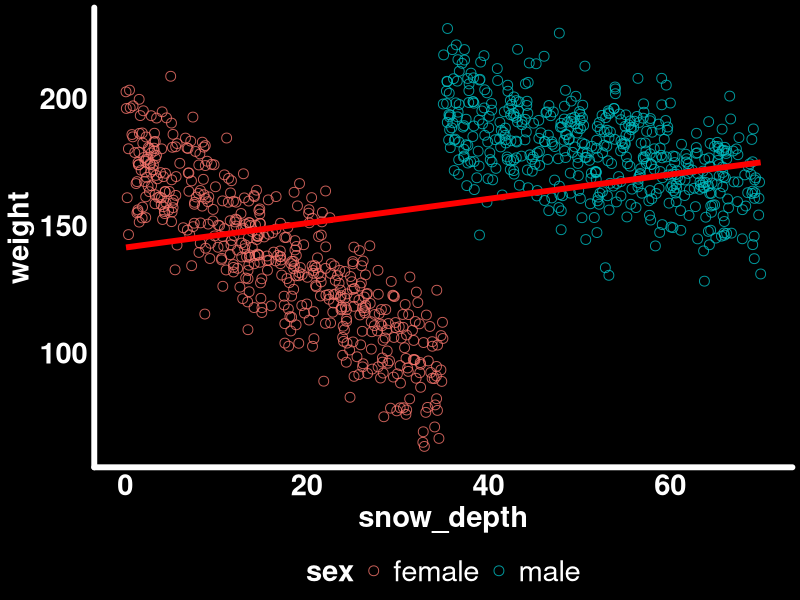
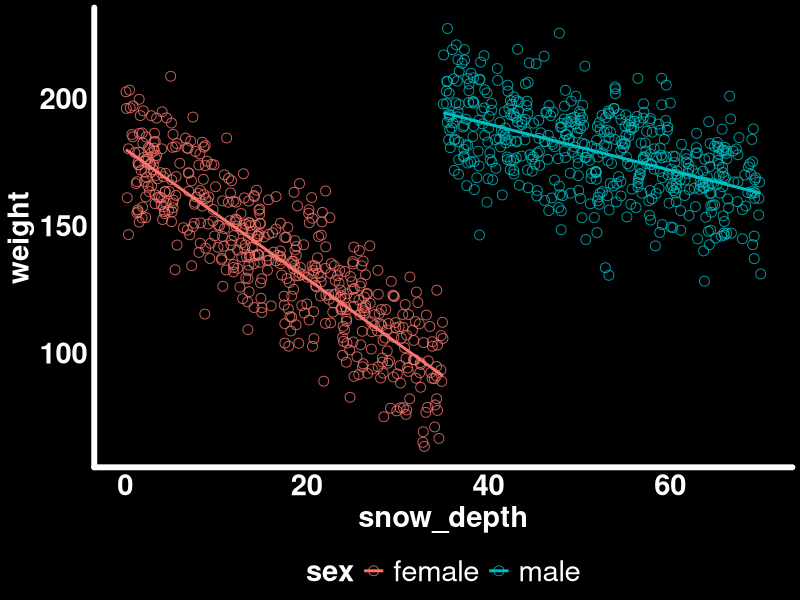
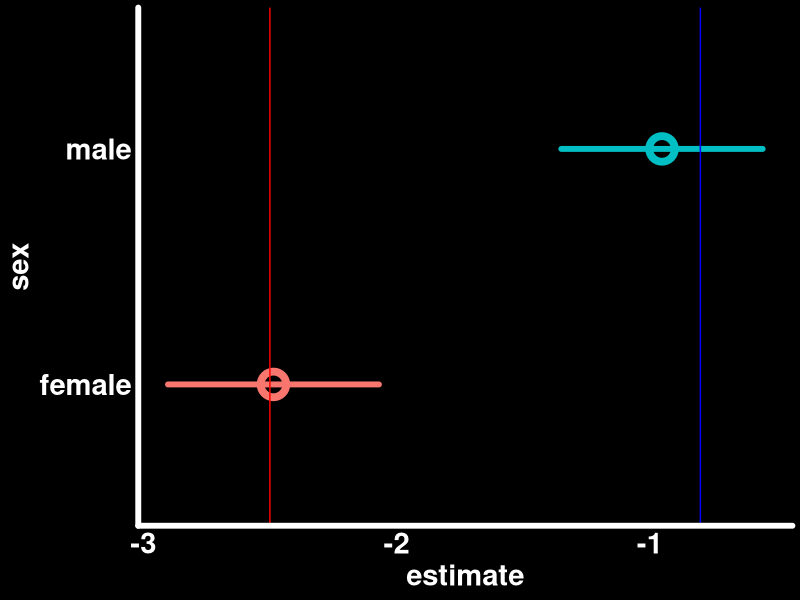
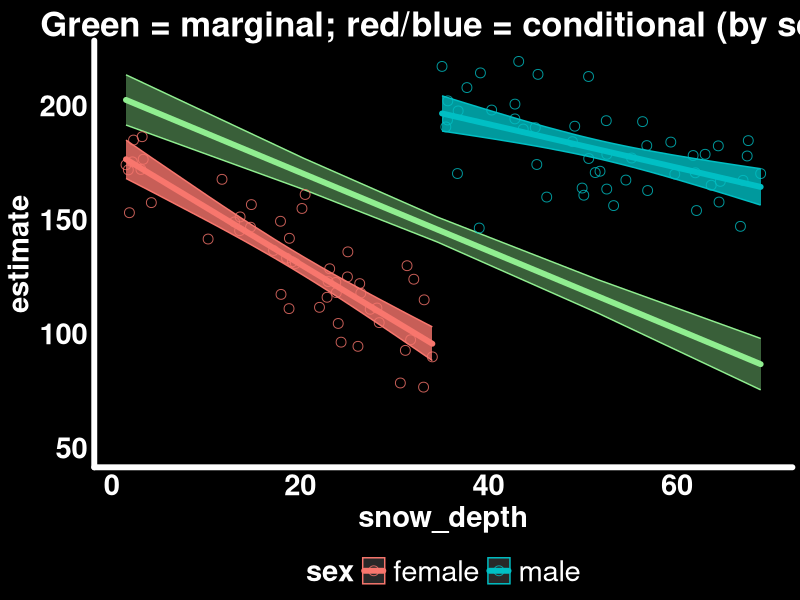
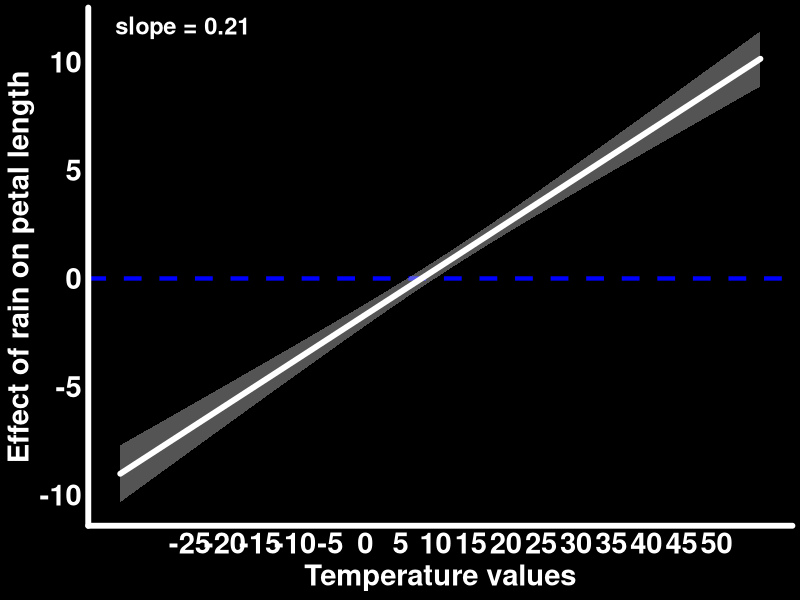
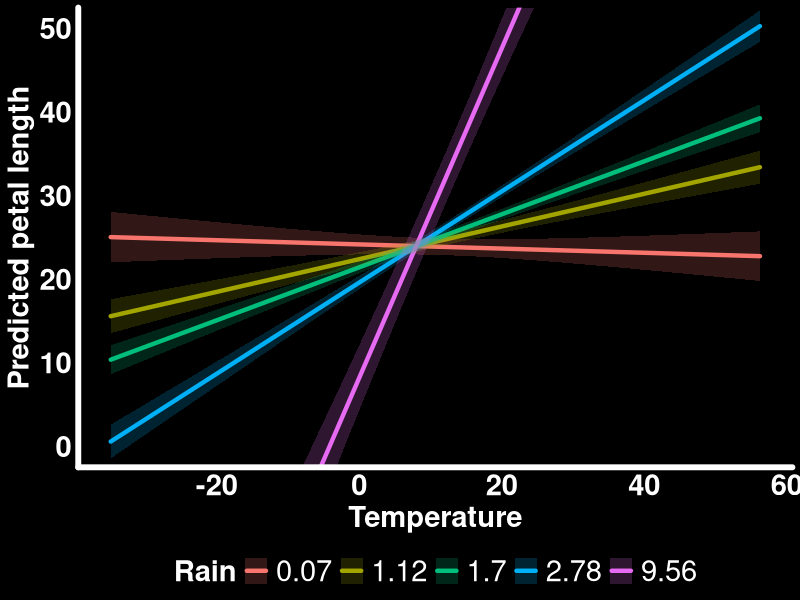
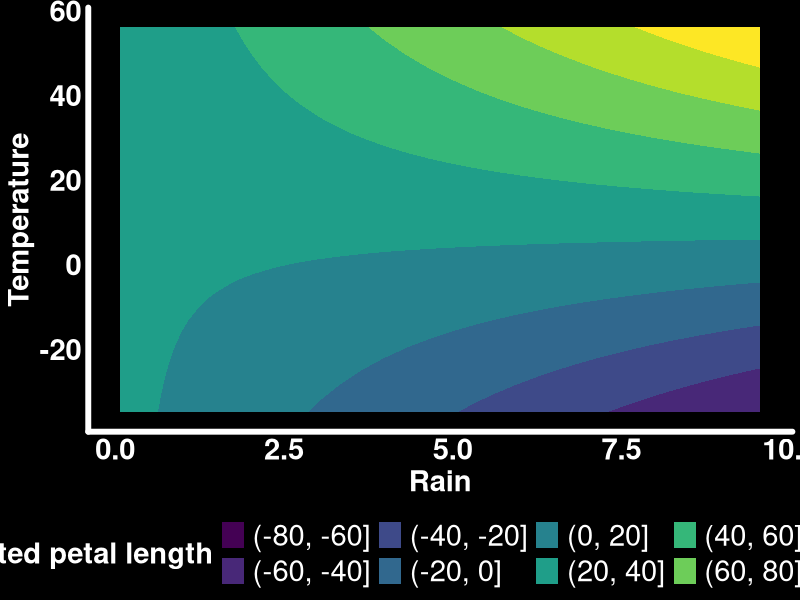
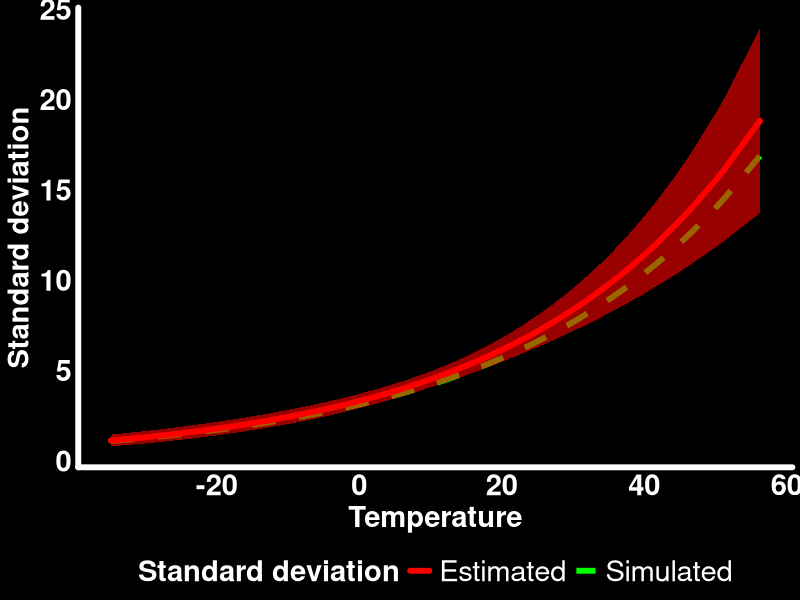

These charts were generated, in order, by the following R code:
## ---- chunk 1
#| output: false
library(tidyverse)       # Data manipulation and plotting
library(glmmTMB)         # Generalized linear (mixed) models
library(marginaleffects) # Compute marginal/conditional effects
library(patchwork)       # Combine multiple plots
library(GGally)          # Pairwise plots

# Set ggplot2 theme
black_theme <- theme(
  axis.line = element_line(linewidth = 2, lineend = "round", color = "white"),
  panel.grid = element_blank(),
  panel.background = element_rect(fill = "black", color = NA),
  axis.ticks = element_blank(),
  axis.text = element_text(size = 21, face = "bold", color = "white"),
  axis.title = element_text(size = 21, face = "bold", color = "white"),
  plot.title = element_text(size = 25, face = "bold", color = "white"),
  plot.background = element_rect(fill = "black", color = NA),
  legend.background = element_rect(fill = "black", color = NA),
  legend.text = element_text(size = 21, color = "white"),
  legend.title = element_text(size = 21, face = "bold", color = "white"),
  legend.position = "bottom"
)

theme_set(black_theme)

# Set global default for geom_point shape
update_geom_defaults("point", list(shape = 1, size = 3, alpha = 0.8))

# silence marginaleffects warnings about glmmTMB
options(marginaleffects_safe = FALSE)

set.seed(4127)
## ---- chunk 2
n_individuals_population <- 1000
sexes <- c("male", "female")
male_intercept <- 220; female_intercept <- 180
sd_weight <- 15
male_loss <- -0.8; female_loss <- -2.5

bighorn_population <- tibble(
  sex = rep(sexes, n_individuals_population / length(sexes)),
  snow_depth = runif(n_individuals_population,
    min = ifelse(sex == "male", 35, 0),
    max = ifelse(sex == "male", 70, 35)
  ),
  weight = rnorm(n_individuals_population,
    mean = ifelse(sex == "male",
      male_intercept + male_loss * snow_depth,
      female_intercept + female_loss * snow_depth),
    sd = sd_weight
  )
)
## ---- chunk 3
#| code-fold: true
#| fig-cap: "Ignoring sex hides the true within-sex trends."
ggplot(bighorn_population, aes(x = snow_depth, y = weight)) +
  geom_point(aes(color = sex)) +
  geom_smooth(method = "lm", se = FALSE, color = "red", linewidth = 2)
## ---- chunk 4
#| code-fold: true
#| fig-cap: "Within-sex trends are negative, as expected."
ggplot(bighorn_population, aes(x = snow_depth, y = weight, color = sex)) +
  geom_point() +
  geom_smooth(method = "lm", se = FALSE)
## ---- chunk 5
n_individuals <- 100
bighorn_mass_1 <- bighorn_population |>
  group_by(sex) |>
  slice_sample(n = n_individuals / 2, replace = FALSE) |>
  ungroup()

mod_mass_1 <- glmmTMB(weight ~ sex * snow_depth,
                       data = bighorn_mass_1, family = gaussian())
## ---- chunk 6
summary(mod_mass_1)$coefficients$cond
## ---- chunk 7
predictions(mod_mass_1, by = "sex")
## ---- chunk 8
predictions(mod_mass_1, by = "sex") |>
  hypotheses(hypothesis = "b1 - b2 = 0")
## ---- chunk 9
#| code-fold: true
#| fig-cap: "Slopes of snow depth by sex, with true simulated values as vertical lines."
slopes(mod_mass_1, variables = "snow_depth", by = "sex", vcov = TRUE) |>
  ggplot(aes(x = estimate, xmax = conf.high, xmin = conf.low, y = sex, color = sex)) +
  geom_pointrange(size = 1.5, lineend = "round", linewidth = 2, pch = 21, stroke = 4) +
  geom_vline(xintercept = female_loss, color = "red") +
  geom_vline(xintercept = male_loss, color = "blue") +
  theme(legend.position = "none")
## ---- chunk 10
slopes(mod_mass_1, variables = "snow_depth", by = "sex", vcov = TRUE) |>
  hypotheses(hypothesis = "b1 - b2 = 0")
## ---- chunk 11
avg_slopes(mod_mass_1, variables = "snow_depth", vcov = TRUE)
## ---- chunk 12
mean(c(male_loss, female_loss))  # true simulated average
## ---- chunk 13
#| code-fold: true
avg_pred_mass_1 <- avg_predictions(mod_mass_1, variables = "snow_depth")
pred_sex_mass_1 <- predictions(mod_mass_1, newdata = bighorn_mass_1)

ggplot() +
  geom_ribbon(data = avg_pred_mass_1,
              aes(x = snow_depth, ymin = conf.low, ymax = conf.high),
              color = "lightgreen", fill = "lightgreen", alpha = 0.4) +
  geom_line(data = avg_pred_mass_1, aes(x = snow_depth, y = estimate),
            color = "lightgreen", lineend = "round", linewidth = 2) +
  geom_ribbon(data = pred_sex_mass_1,
              aes(x = snow_depth, ymin = conf.low, ymax = conf.high, color = sex, fill = sex),
              alpha = 0.8) +
  geom_line(data = pred_sex_mass_1, aes(x = snow_depth, y = estimate, color = sex),
            lineend = "round", linewidth = 2) +
  geom_point(data = bighorn_mass_1, aes(y = weight, x = snow_depth, color = sex)) +
  guides(alpha = "none", fill = "none") +
  labs(title = "Green = marginal; red/blue = conditional (by sex)") +
  coord_cartesian(ylim = c(50, 220))
## ---- chunk 14
bighorn_mass_2 <- bind_rows(
  bighorn_population |> filter(sex == "male") |> slice_sample(n = 80),
  bighorn_population |> filter(sex == "female") |> slice_sample(n = 20)
)
mod_mass_2 <- glmmTMB(weight ~ sex * snow_depth, data = bighorn_mass_2, family = gaussian())
avg_slopes(mod_mass_2, variables = "snow_depth", vcov = TRUE)
## ---- chunk 15
newdata_balanced <- bighorn_mass_2 |>
  group_by(sex) |>
  reframe(snow_depth = seq(min(snow_depth), max(snow_depth), length.out = 50)) |>
  ungroup()

avg_predictions(mod_mass_2, variables = "snow_depth", newdata = newdata_balanced) |>
  as_tibble() |> select(estimate, conf.low, conf.high) |> head(3)
## ---- chunk 16
n_flowers <- 200
temperature <- rnorm(n_flowers, mean = 10, sd = 15)
rain <- rgamma(n_flowers, shape = 2)
avg_petal_length <- 25.6; sd_petal_length <- 4.5
temperature_effect <- 0.4; rain_effect <- 0.9; interaction_effect <- 0.2

flower_measurements_1 <- tibble(
  temp_centered = temperature - mean(temperature),
  rain_centered = rain - mean(rain),
  petal_length = rnorm(n_flowers,
    mean = avg_petal_length +
      temperature_effect * temp_centered +
      rain_effect * rain_centered +
      interaction_effect * temp_centered * rain_centered,
    sd = sd_petal_length)
)
## ---- chunk 17
mod_flower_1 <- glmmTMB(petal_length ~ temp_centered * rain_centered,
                         data = flower_measurements_1)
summary(mod_flower_1)$coefficients$cond
## ---- chunk 18
# Effect of temperature when rain_centered = 0 (i.e., average rain)
slopes(mod_flower_1, newdata = datagrid(rain_centered = 0),
       variables = "temp_centered")
## ---- chunk 19
#| code-fold: true
#| fig-cap: "Effect of rain on petal length, across observed temperatures."
slopes_by_temp <- slopes(mod_flower_1,
  newdata = datagrid(temp_centered = seq(min(flower_measurements_1$temp_centered),
                                          max(flower_measurements_1$temp_centered), length.out = 30)),
  variables = "rain_centered", by = "temp_centered")

trend_slope_temp <- coef(lm(estimate ~ temp_centered, data = slopes_by_temp))[["temp_centered"]]

slopes_by_temp |>
  ggplot() +
  geom_hline(yintercept = 0, color = "blue", linewidth = 1.5, linetype = 2) +
  geom_ribbon(aes(x = temp_centered + mean(temperature), ymin = conf.low, ymax = conf.high),
    alpha = 0.4, fill = "lightgrey") +
  geom_line(aes(x = temp_centered + mean(temperature), y = estimate),
    lineend = "round", linewidth = 2, color = "white") +
  annotate("text", x = -Inf, y = Inf, hjust = -0.2, vjust = 1.5,
    label = paste0("slope = ", round(trend_slope_temp, 3)),
    color = "white", size = 6, fontface = "bold") +
  scale_x_continuous(breaks = seq(-25, 50, by = 5)) +
  labs(y = "Effect of rain on petal length", x = "Temperature values")
## ---- chunk 20
#| code-fold: true
predictions(mod_flower_1,
  newdata = datagrid(
    temp_centered = seq(min(flower_measurements_1$temp_centered),
                         max(flower_measurements_1$temp_centered), length.out = 30),
    rain_centered = fivenum
  )) |>
  as_tibble() |>
  mutate(rain = round(rain_centered + mean(rain), 2)) |>
  ggplot() +
  geom_line(aes(y = estimate, x = temp_centered + mean(temperature), color = as.factor(rain)),
            lineend = "round", linewidth = 1.5) +
  geom_ribbon(aes(ymin = conf.low, ymax = conf.high,
                  x = temp_centered + mean(temperature), fill = as.factor(rain)), alpha = 0.2) +
  labs(y = "Predicted petal length", x = "Temperature", color = "Rain", fill = "Rain") +
  coord_cartesian(ylim = c(0, 50))
## ---- chunk 21
#| code-fold: true
predictions(mod_flower_1,
  newdata = datagrid(
    temp_centered = seq(min(flower_measurements_1$temp_centered),
                         max(flower_measurements_1$temp_centered), length.out = 30),
    rain_centered = seq(min(flower_measurements_1$rain_centered),
                         max(flower_measurements_1$rain_centered), length.out = 30)
  )) |>
  as_tibble() |>
  mutate(rain = rain_centered + mean(rain), temp = temp_centered + mean(temperature)) |>
  ggplot(aes(x = rain, y = temp, z = estimate)) +
  stat_contour_filled() +
  labs(x = "Rain", y = "Temperature", fill = "Predicted petal length")
## ---- chunk 22
log_sd_intercept <- log(sd_petal_length)
log_sd_temp_slope <- 0.03

flower_measurements_2 <- tibble(
  temp_centered = temperature - mean(temperature),
  rain_centered = rain - mean(rain),
  petal_length = rnorm(n_flowers,
    mean = avg_petal_length + temperature_effect * temp_centered,
    sd = exp(log_sd_intercept + log_sd_temp_slope * temp_centered))
)

mod_flower_2 <- glmmTMB(petal_length ~ temp_centered,
                         dispformula = ~ temp_centered,
                         data = flower_measurements_2)
## ---- chunk 23
#| code-fold: true
#| fig-cap: "Recovered vs. simulated standard deviation of petal length."
predictions(mod_flower_2, newdata = flower_measurements_2, type = "disp") |>
  as_tibble() -> pred_sd_temp

true_sd_temp <- flower_measurements_2 |>
  mutate(true_sd = exp(log_sd_intercept + log_sd_temp_slope * temp_centered))

ggplot() +
  geom_line(data = true_sd_temp,
            aes(x = temp_centered + mean(temperature), y = true_sd, color = "Simulated"),
            linewidth = 2, linetype = "dashed") +
  geom_ribbon(data = pred_sd_temp,
              aes(ymin = conf.low, ymax = conf.high, x = temp_centered + mean(temperature)),
              fill = "red", alpha = 0.6) +
  geom_line(data = pred_sd_temp,
            aes(x = temp_centered + mean(temperature), y = estimate, color = "Estimated"),
            linewidth = 2, lineend = "round") +
  scale_color_manual(values = c("Simulated" = "green", "Estimated" = "red"), name = "Standard deviation") +
  labs(x = "Temperature", y = "Standard deviation")
